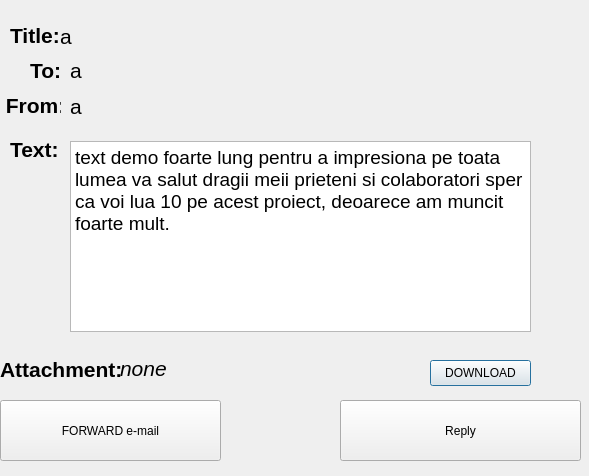
<?xml version="1.0" encoding="UTF-8"?>
<ui version="4.0">
 <class>EmailDetailWindow</class>
 <widget class="QDialog" name="EmailDetailWindow">
  <property name="geometry">
   <rect>
    <x>0</x>
    <y>0</y>
    <width>589</width>
    <height>476</height>
   </rect>
  </property>
  <property name="windowTitle">
   <string>Dialog</string>
  </property>
  <widget class="QLabel" name="label">
   <property name="geometry">
    <rect>
     <x>30</x>
     <y>60</y>
     <width>31</width>
     <height>21</height>
    </rect>
   </property>
   <property name="font">
    <font>
     <pointsize>16</pointsize>
     <italic>false</italic>
     <bold>true</bold>
    </font>
   </property>
   <property name="text">
    <string>To:</string>
   </property>
  </widget>
  <widget class="QLabel" name="label_2">
   <property name="geometry">
    <rect>
     <x>0</x>
     <y>90</y>
     <width>61</width>
     <height>31</height>
    </rect>
   </property>
   <property name="font">
    <font>
     <pointsize>16</pointsize>
     <italic>false</italic>
     <bold>true</bold>
    </font>
   </property>
   <property name="text">
    <string> From:</string>
   </property>
  </widget>
  <widget class="QLabel" name="label_3">
   <property name="geometry">
    <rect>
     <x>10</x>
     <y>20</y>
     <width>51</width>
     <height>31</height>
    </rect>
   </property>
   <property name="font">
    <font>
     <pointsize>16</pointsize>
     <bold>true</bold>
    </font>
   </property>
   <property name="text">
    <string>Title:</string>
   </property>
  </widget>
  <widget class="QLabel" name="label_4">
   <property name="geometry">
    <rect>
     <x>10</x>
     <y>140</y>
     <width>51</width>
     <height>18</height>
    </rect>
   </property>
   <property name="font">
    <font>
     <pointsize>16</pointsize>
     <bold>true</bold>
    </font>
   </property>
   <property name="text">
    <string>Text:</string>
   </property>
  </widget>
  <widget class="QLabel" name="titleLabel">
   <property name="geometry">
    <rect>
     <x>60</x>
     <y>26</y>
     <width>401</width>
     <height>20</height>
    </rect>
   </property>
   <property name="font">
    <font>
     <pointsize>16</pointsize>
    </font>
   </property>
   <property name="text">
    <string>a</string>
   </property>
  </widget>
  <widget class="QLabel" name="toLabel">
   <property name="geometry">
    <rect>
     <x>70</x>
     <y>60</y>
     <width>421</width>
     <height>21</height>
    </rect>
   </property>
   <property name="font">
    <font>
     <pointsize>16</pointsize>
    </font>
   </property>
   <property name="text">
    <string>a</string>
   </property>
  </widget>
  <widget class="QLabel" name="fromLabel">
   <property name="geometry">
    <rect>
     <x>70</x>
     <y>96</y>
     <width>441</width>
     <height>20</height>
    </rect>
   </property>
   <property name="font">
    <font>
     <pointsize>16</pointsize>
    </font>
   </property>
   <property name="text">
    <string>a</string>
   </property>
  </widget>
  <widget class="QTextBrowser" name="textEdit">
   <property name="geometry">
    <rect>
     <x>70</x>
     <y>141</y>
     <width>461</width>
     <height>191</height>
    </rect>
   </property>
   <property name="font">
    <font>
     <pointsize>14</pointsize>
    </font>
   </property>
   <property name="html">
    <string>&lt;!DOCTYPE HTML PUBLIC &quot;-//W3C//DTD HTML 4.0//EN&quot; &quot;http://www.w3.org/TR/REC-html40/strict.dtd&quot;&gt;
&lt;html&gt;&lt;head&gt;&lt;meta name=&quot;qrichtext&quot; content=&quot;1&quot; /&gt;&lt;meta charset=&quot;utf-8&quot; /&gt;&lt;style type=&quot;text/css&quot;&gt;
p, li { white-space: pre-wrap; }
hr { height: 1px; border-width: 0; }
li.unchecked::marker { content: &quot;\2610&quot;; }
li.checked::marker { content: &quot;\2612&quot;; }
&lt;/style&gt;&lt;/head&gt;&lt;body style=&quot; font-family:'Cantarell'; font-size:14pt; font-weight:400; font-style:normal;&quot;&gt;
&lt;p style=&quot; margin-top:0px; margin-bottom:0px; margin-left:0px; margin-right:0px; -qt-block-indent:0; text-indent:0px;&quot;&gt;text demo foarte lung pentru a impresiona pe toata lumea va salut dragii meii prieteni si colaboratori sper ca voi lua 10 pe acest proiect, deoarece am muncit foarte mult.&lt;/p&gt;&lt;/body&gt;&lt;/html&gt;</string>
   </property>
  </widget>
  <widget class="QLabel" name="label_8">
   <property name="geometry">
    <rect>
     <x>0</x>
     <y>360</y>
     <width>141</width>
     <height>18</height>
    </rect>
   </property>
   <property name="font">
    <font>
     <pointsize>16</pointsize>
     <bold>true</bold>
    </font>
   </property>
   <property name="text">
    <string>Attachment:</string>
   </property>
  </widget>
  <widget class="QLabel" name="attachmentLabel">
   <property name="geometry">
    <rect>
     <x>120</x>
     <y>348</y>
     <width>231</width>
     <height>41</height>
    </rect>
   </property>
   <property name="font">
    <font>
     <pointsize>16</pointsize>
     <italic>true</italic>
    </font>
   </property>
   <property name="text">
    <string>none</string>
   </property>
  </widget>
  <widget class="QPushButton" name="downloadButton">
   <property name="geometry">
    <rect>
     <x>430</x>
     <y>360</y>
     <width>101</width>
     <height>26</height>
    </rect>
   </property>
   <property name="text">
    <string>DOWNLOAD</string>
   </property>
  </widget>
  <widget class="QPushButton" name="forwardButton">
   <property name="geometry">
    <rect>
     <x>0</x>
     <y>400</y>
     <width>221</width>
     <height>61</height>
    </rect>
   </property>
   <property name="text">
    <string>FORWARD e-mail</string>
   </property>
  </widget>
  <widget class="QPushButton" name="pushButton">
   <property name="geometry">
    <rect>
     <x>340</x>
     <y>400</y>
     <width>241</width>
     <height>61</height>
    </rect>
   </property>
   <property name="text">
    <string>Reply</string>
   </property>
  </widget>
 </widget>
 <resources/>
 <connections/>
</ui>
